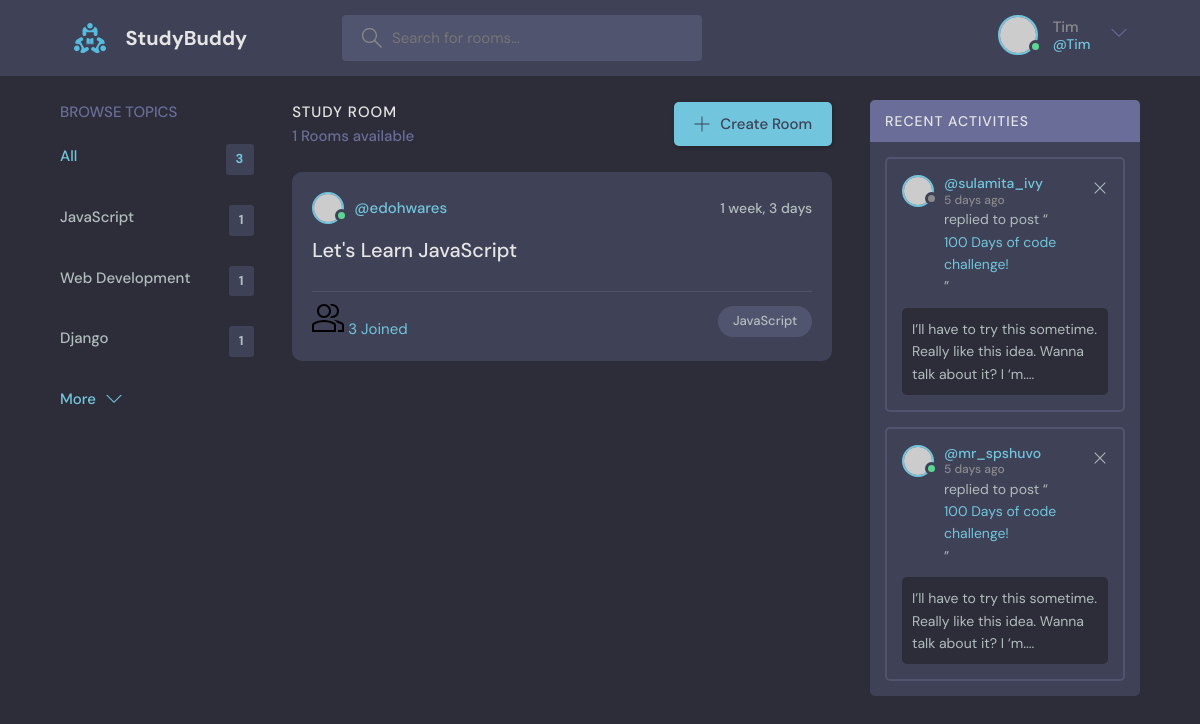
Page /?q=JavaScript (signed in) on the committed database.
### base/models.py (models this page shows, shortened)
class Topic(models.Model):
    name = models.CharField(max_length = 200)

class Room(models.Model):
    host = models.ForeignKey(User, on_delete = models.SET_NULL, null = True)
    topic = models.ForeignKey(Topic, on_delete = models.SET_NULL, null = True)
    name = models.CharField(max_length = 200)
    description = models.TextField(null = True, blank = True)
    participants = models.ManyToManyField(User, related_name='participants', blank=True)
    updated = models.DateTimeField(auto_now = True)
    created = models.DateTimeField(auto_now_add = True)
    class Meta:
        ordering = ['-updated', '-created']

### base/views.py (the view)
# urls.py: path('', views.home, name='home'),
@login_required(login_url='login')
def home(request):
    q = request.GET.get('q') if request.GET.get('q') != None else ''
    rooms = Room.objects.filter(Q(topic__name__icontains=q) | Q(name__icontains=q) | Q(description__icontains=q) | Q(host__username__icontains=q))
    topics = Topic.objects.all()
    rooms_count = rooms.count()
    room_messages = Message.objects.filter(Q(room__topic__name__icontains=q))
    context = {
        'rooms': rooms,
        'topics': topics,
        'rooms_count': rooms_count,
        'room_messages': room_messages
        }
    return render(request, 'base/home.html', context)

### base/templates/base/home.html (shortened to what this page needs)
{% extends 'main.html' %}
{% block content %}
    <main class="layout layout--3">
      <div class="container">
        {% include 'base/topics_component.html' %}
        <div class="roomList">
          <div class="roomList__header">
            <div>
              <h2>Study Room</h2>
              <p>{{rooms_count}} Rooms available</p>
            </div>
            <a class="btn btn--main" href="create-room.html">
              <svg version="1.1" xmlns="http://www.w3.org/2000/svg" width="32" height="32" viewBox="0 0 32 32">
                <title>add</title>
                <path
                  d="M16.943 0.943h-1.885v14.115h-14.115v1.885h14.115v14.115h1.885v-14.115h14.115v-1.885h-14.115v-14.115z"
                ></path>
              </svg>
              Create Room
            </a>
          </div>
          {% include 'base/feed_component.html' %}
        </div>
        <div class="activities">
          <div class="activities__header">
            <h2>Recent Activities</h2>
          </div>
          <div class="activities__box">
            <div class="activities__boxHeader roomListRoom__header">
              <a href="profile.html" class="roomListRoom__author">
                <div class="avatar avatar--small">
                  <img src="https://randomuser.me/api/portraits/women/11.jpg" />
                </div>
                <p>
                  @sulamita_ivy
                  <span>5 days ago</span>
                </p>
              </a>
              <div class="roomListRoom__actions">
                <a href="#">
                  <svg version="1.1" xmlns="http://www.w3.org/2000/svg" width="32" height="32" viewBox="0 0 32 32">
                    <title>remove</title>
                    <path
                      d="M27.314 6.019l-1.333-1.333-9.98 9.981-9.981-9.981-1.333 1.333 9.981 9.981-9.981 9.98 1.333 1.333 9.981-9.98 9.98 9.98 1.333-1.333-9.98-9.98 9.98-9.981z"
                    ></path>
                  </svg>
                </a>
              </div>
            </div>
            <div class="activities__boxContent">
              <p>replied to post “<a href="room.html">100 Days of code challenge!</a>”</p>
              <div class="activities__boxRoomContent">
                I’ll have to try this sometime. Really like this idea. Wanna talk about it? I ‘m....
              </div>
            </div>
          </div>
          <div class="activities__box">
            <div class="activities__boxHeader roomListRoom__header">
              <a href="profile.html" class="roomListRoom__author">
                <div class="avatar avatar--small active">
                  <img src="https://randomuser.me/api/portraits/men/13.jpg" />
                </div>
                <p>
                  @mr_spshuvo
                  <span>5 days ago</span>
                </p>
              </a>
              <div class="roomListRoom__actions">
                <a href="#">
                  <svg version="1.1" xmlns="http://www.w3.org/2000/svg" width="32" height="32" viewBox="0 0 32 32">
                    <title>remove</title>
                    <path
                      d="M27.314 6.019l-1.333-1.333-9.98 9.981-9.981-9.981-1.333 1.333 9.981 9.981-9.981 9.98 1.333 1.333 9.981-9.98 9.98 9.98 1.333-1.333-9.98-9.98 9.98-9.981z"
                    ></path>
                  </svg>
                </a>
              </div>
            </div>
            <div class="activities__boxContent">
              <p>replied to post “<a href="room.html">100 Days of code challenge!</a>”</p>
              <div class="activities__boxRoomContent">
                I’ll have to try this sometime. Really like this idea. Wanna talk about it? I ‘m....
              </div>
            </div>
          </div>
        </div>
      </div>
    </main>
{% endblock content %}

### templates/navbar.html (shortened to what this page needs)
{% load static %}
<header class="header header--loggedIn">
    <div class="container">
        <a href="{% url 'home' %}" class="header__logo">
            <img src="{% static 'images/logo.svg' %}" />
            <h1>StudyBuddy</h1>
        </a>
        <form class="header__search" method="GET" action="{% url 'home' %}">
            <label>
                <input name="q" placeholder="Search for rooms..." />
            </label>
        </form>
        <nav class="header__menu">
            {% if request.user.is_authenticated %}
            <div class="header__user">
                <a href="profile.html">
                    <div class="avatar avatar--medium active">
                        <img src="https://randomuser.me/api/portraits/men/37.jpg" />
                    </div>
                    <p>{{request.user}}<span>@{{request.user}}</span></p>
                </a>
                <button class="dropdown-button">
                    <svg version="1.1" xmlns="http://www.w3.org/2000/svg" width="32" height="32" viewBox="0 0 32 32">
                        <title>chevron-down</title>
                        <path d="M16 21l-13-13h-3l16 16 16-16h-3l-13 13z"></path>
                    </svg>
                </button>
            </div>
            {% else %}
            <a href="{% url 'login' %}">
                <img src="{% static 'images/avatar.svg' %}" />
                <p>Login</p>
            </a>
            {% endif %}
        </nav>
    </div>
</header>

### base/templates/base/topics_component.html
<div class="topics">
    <div class="topics__header">
      <h2>Browse Topics</h2>
    </div>
    <ul class="topics__list">
      <li>
        <a href="{% url 'home' %}" class="active">All <span>{{topics.count}}</span></a>
      </li>
      {% for topic in topics  %}
        <li>
            <a href="{% url 'home' %}?q={{topic.name}}">{{topic.name}}<span>{{topic.room_set.all.count}}</span></a>
        </li>
      {% endfor %}
    </ul>
    <a class="btn btn--link" href="topics.html">
      More
      <svg version="1.1" xmlns="http://www.w3.org/2000/svg" width="32" height="32" viewBox="0 0 32 32">
        <title>chevron-down</title>
        <path d="M16 21l-13-13h-3l16 16 16-16h-3l-13 13z"></path>
      </svg>
    </a>
  </div>

### base/templates/base/feed_component.html (shortened to what this page needs)
{% for room in rooms  %}
<div class="roomListRoom">
    <div class="roomListRoom__header">
      <a href="{% url 'user-profile' room.host.id %}" class="roomListRoom__author">
        <div class="avatar avatar--small active">
          <img src="https://randomuser.me/api/portraits/men/11.jpg" />
        </div>
        <span>@{{room.host.username}}</span>
      </a>
      <div class="roomListRoom__actions">
        <span>{{room.created|timesince}}</span>
      </div>
    </div>
    <div class="roomListRoom__content">
      <a href="{% url 'room' room.id %}">{{room.name}}</a>
    </div>
    <div class="roomListRoom__meta">
      <a class="{% url 'room' room.id %}">
        <span>{{room.participants.all.count}} Joined </span>
      </a>
      <p class="roomListRoom__topic">{{room.topic.name}}</p>
    </div>
  </div>
{% endfor %}

### rows in the picture
Topic: name "JavaScript", room_set.all.count "1"
Topic: name "Web Development", room_set.all.count "1"
Topic: name "Django", room_set.all.count "1"
Room: host.username "edohwares", created "1 week, 3 days", name "Let's Learn JavaScript", participants.all.count "3", topic.name "JavaScript"

### other values in the picture
{{ request.user }} "Tim"
{{ topics.count }} "3"
{{ rooms_count }} "1"
